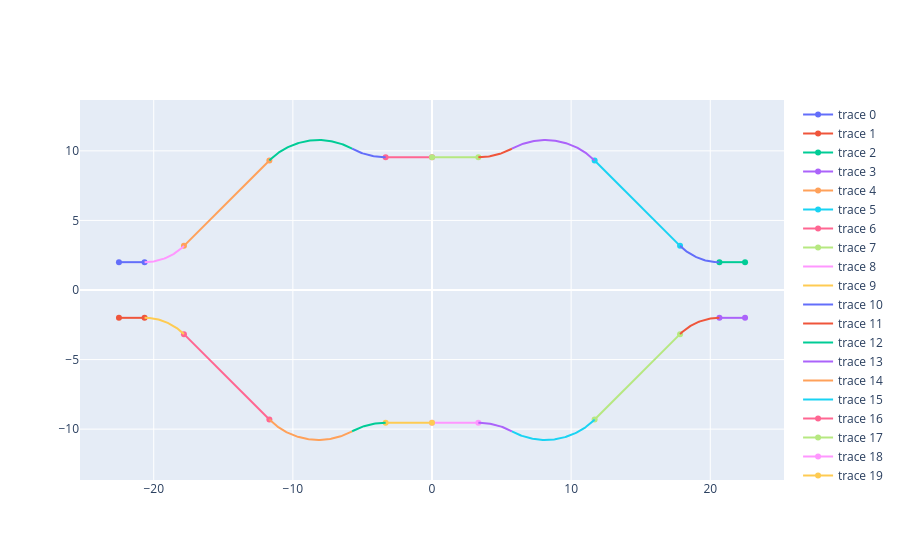

This figure's notebook cell:
### Code cell
plot_geoms(groove_contours)
